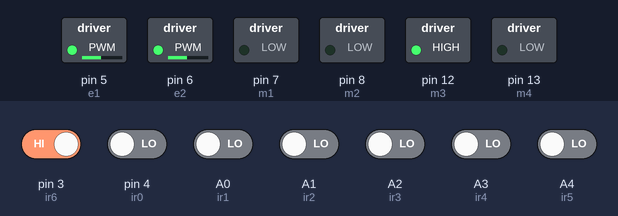
Simulated run of this sketch. Board: Arduino Uno, built with avr-gcc and run on an emulated ATmega328P. Parts: switched loads named in the sketch (green lamp = pin HIGH). The test bench sets the inputs (shaded band); at power-on: pin 3 (ir6) HIGH, A0 (ir1), A1 (ir2), A2 (ir3), A3 (ir4), A4 (ir5), pin 4 (ir0) LOW.

Above: at 1.2 s.
1.3 s: pin 3 (ir6) driven LOW
At 2.4 s:
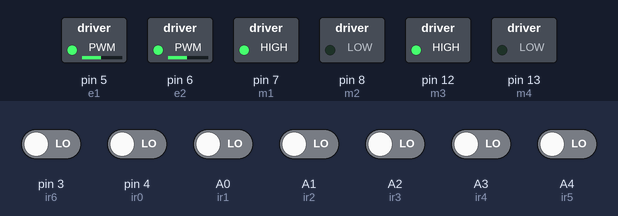
2.8 s: pin 4 (ir0) driven HIGH
At 3.7 s:
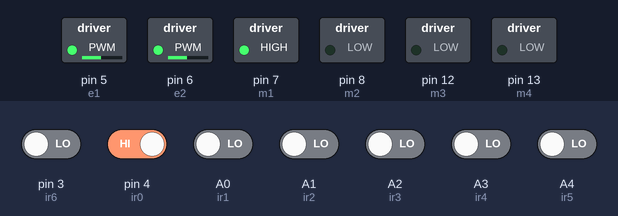
4.6 s: pin 4 (ir0) driven LOW
At 5.8 s:
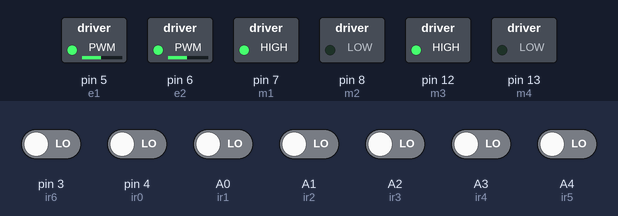
6.1 s: A0 (ir1) driven HIGH
At 7.2 s:
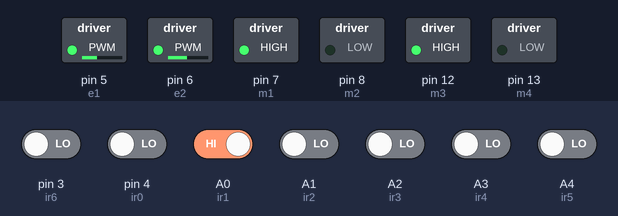
7.6 s: A1 (ir2) driven HIGH
At 8.4 s:
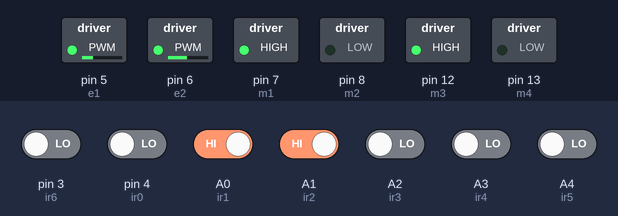
9.1 s: A2 (ir3) driven HIGH
At 9.5 s:
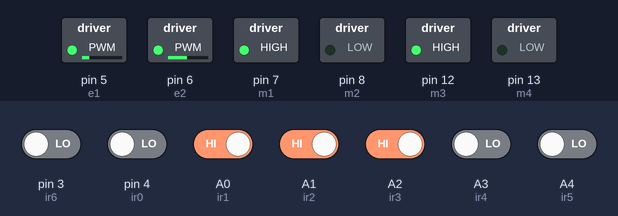
Timing chart, 0 to 11.6 s (numbered marks = the images above; inputs shaded):
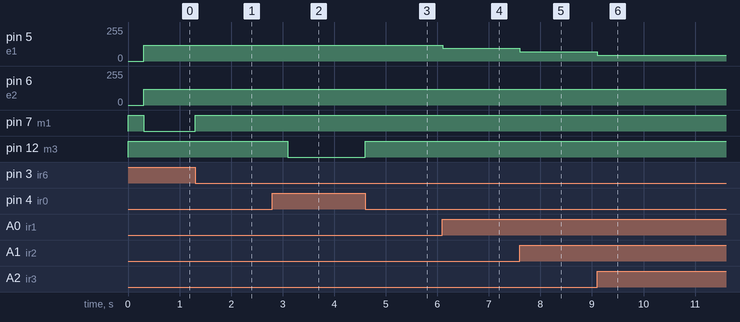

Measured:
- after the input at 1.3 s, pin 7 (m1): LOW → HIGH at once
- after the input at 2.8 s, pin 12 (m3): HIGH → LOW after 0.30 s
- after the input at 4.6 s, pin 12 (m3): LOW → HIGH at once
- after the input at 6.1 s, pin 5 (e1): 120/255 → 95/255 at once
- after the input at 7.6 s, pin 5 (e1): 95/255 → 70/255 at once
- after the input at 9.1 s, pin 5 (e1): 70/255 → 45/255 at once

The sketch:

pid_bfd_1000_3_progress.ino
```cpp
//********** MOTORS **********//
#define m1 7  //Right Motor MA1
#define m2 8  //Right Motor MA2
#define m3 12  //Left Motor MB1
#define m4 13  //Left Motor MB2
#define e1 5  //Right Motor Enable Pin EA
#define e2 6 //Left Motor Enable Pin EB


//********** EXTRAS **********//
int b = 0;
int w = 1;
int pos = 0;


//********** PID **********//speed 120
const double KP = 0.05; //0.07 //0.09 //0.0678
const double KD = 0.06; //0.1  //0.12  //0.95
const double KI = 0.0000;              //0.0008
double LastError = 0.0;
const int Goal = 3000;
int max_speed = 120;
int I = 0;
int lastpos = 0;


//**********5 Channel IR Sensor Connection**********//
int ir0 = 4;
#define ir1 A0
#define ir2 A1
#define ir3 A2
#define ir4 A3
#define ir5 A4
int ir6 = 3;


//*************************************************//

void wait_for_white(){
//    analogWrite(e1, max_speed); //you can adjust the speed of the motors from 0-255
//    analogWrite(e2, max_speed); //you can adjust the speed of the motors from 0-255
    delay(300);
    while ((digitalRead(ir0) == b) && (digitalRead(ir1) == w) && (digitalRead(ir2) == w) && (digitalRead(ir3) == w) && (digitalRead(ir4) == w) && (digitalRead(ir5) == w) && (digitalRead(ir6) == b)){
    delay(10);}
}


void right(){
  digitalWrite(m1, LOW);
  digitalWrite(m2, LOW);
  digitalWrite(m3, HIGH);
  digitalWrite(m4, LOW);
}
void rright(){
  digitalWrite(m1, LOW);
  digitalWrite(m2, HIGH);
  digitalWrite(m3, HIGH);
  digitalWrite(m4, LOW);
}
void left(){
  digitalWrite(m1, HIGH);
  digitalWrite(m2, LOW);
  digitalWrite(m3, LOW);
  digitalWrite(m4, LOW);
}


void lleft(){
  digitalWrite(m1, HIGH);
  digitalWrite(m2, LOW);
  digitalWrite(m3, LOW);
  digitalWrite(m4, HIGH);
}

void fwd(){
  digitalWrite(m1, HIGH);
  digitalWrite(m2, LOW);
  digitalWrite(m3, HIGH);
  digitalWrite(m4, LOW);
}


int readline(int ir0, int ir1, int ir2, int ir3, int ir4, int ir5, int ir6){  //if only middle sensor detects black line

  if ((ir0 == 0) && (ir1 == 0) && (ir2 == 0) && (ir3 == 0) && (ir4 == 0) && (ir5 == 0) && (ir6 == 0)){
    return pos;
    }
  pos = ((ir0 * 0) + (ir1 * 1000) + (ir2 * 2000) + (ir3 * 3000) + (ir4 * 4000) + (ir5 * 5000) + (ir6 * 6000))/(ir0 + ir1 + ir2 + ir3 + ir4 + ir5 + ir6);

  return pos;
}


void setup() {
  //Serial.begin(9600);
  pinMode(m1, OUTPUT);
  pinMode(m2, OUTPUT);
  pinMode(m3, OUTPUT);
  pinMode(m4, OUTPUT);
  pinMode(e1, OUTPUT);
  pinMode(e2, OUTPUT);
  pinMode(ir0, INPUT);
  pinMode(ir1, INPUT);
  pinMode(ir2, INPUT);
  pinMode(ir3, INPUT);
  pinMode(ir4, INPUT);
  pinMode(ir5, INPUT);
  pinMode(ir6, INPUT);
  analogWrite(e1, 0); //you can adjust the speed of the motors from 0-255
  analogWrite(e2, 0); //you can adjust the speed of the motors from 0-255
  fwd();
}
void loop() {

  fwd();

    //Reading Sensor Values
  int s0 = digitalRead(ir0);  //Left Most Sensor
  int s1 = !digitalRead(ir1);  //Left Most Sensor
  int s2 = !digitalRead(ir2);  //Left Sensor
  int s3 = !digitalRead(ir3);  //Middle Sensor
  int s4 = !digitalRead(ir4);  //Right Sensor
  int s5 = !digitalRead(ir5);  //Right Most Sensor
  int s6 = digitalRead(ir6);  //Left Most Sensor


  int pos = constrain(readline(s0,s1,s2,s3,s4,s5,s6), 0, 6000);

  if (s0 == 1){
    pos = 0;
    wait_for_white();
    }
  if (s6 == 1){
    pos = 6000;
    wait_for_white();
  }


  Serial.print(s0);
  Serial.print(s1);
  Serial.print(s2);
  Serial.print(s3);
  Serial.print(s4);
  Serial.print(s5);
  Serial.print(s6);

  Serial.print("\n");
  Serial.print(pos);
  Serial.print("\n\n");

  int error = Goal - pos;
  I = I + error;

  int PID = (KP*error) + (KD*(error-LastError)) + (KI * I);

  LastError = error;
//  Serial.print(max_speed + PID);
//  Serial.print(max_speed - PID);
//  Serial.print("\n");

  analogWrite(e1, constrain(max_speed + PID, 0, max_speed)); //you can adjust the speed of the motors from 0-255
  analogWrite(e2, constrain(max_speed - PID, 0, max_speed)); //you can adjust the speed of the motors from 0-255

    if (s0 == 1){
    while (digitalRead(ir0) == 1){
      delay(1);
      analogWrite(e1, max_speed); //you can adjust the speed of the motors from 0-255
      analogWrite(e2, max_speed); //you can adjust the speed of the motors from 0-255
      left();
    }
  }
  if (s6 == 1){
    while (digitalRead(ir6)== 1){
      delay(1);
      analogWrite(e1, max_speed); //you can adjust the speed of the motors from 0-255
      analogWrite(e2, max_speed); //you can adjust the speed of the motors from 0-255
      right();
  }

}
}
```
